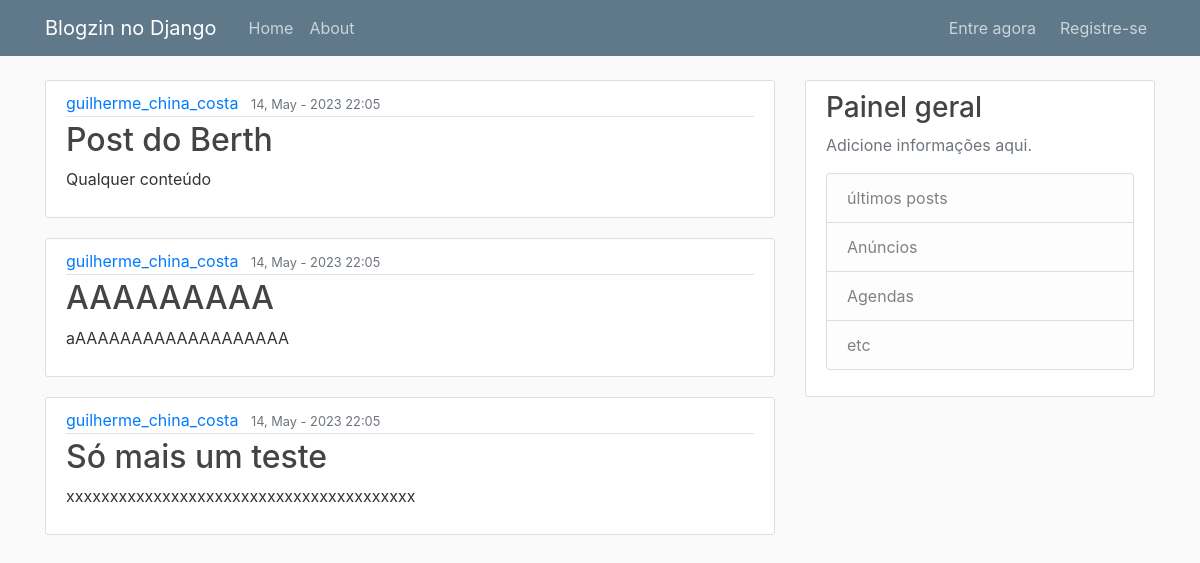
Before: / with the older database file.
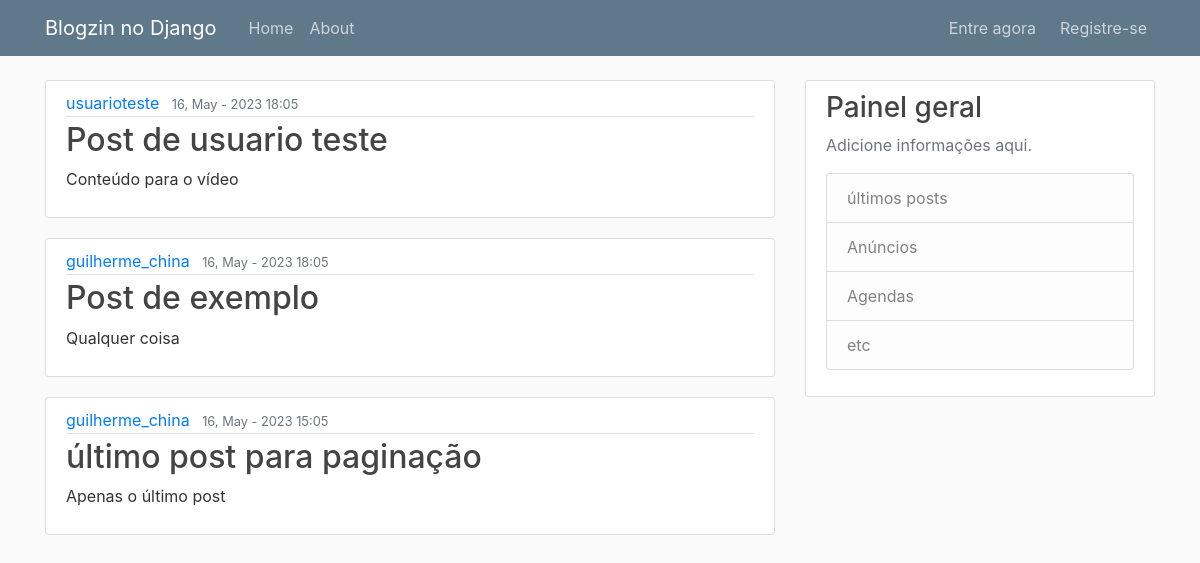
After: the same page with the newer database file.
### blog/models.py (models this page shows, shortened)
class Post(models.Model):
    author = models.ForeignKey(to=User, on_delete=models.CASCADE) # se um usuário é deletado, todos os seus posts também são
    title = models.CharField(max_length=120, null=False, default='No title')
    content = models.TextField(null=False)
    date_posted = models.DateTimeField(default=timezone.now)

### blog/views.py (the view)
# urls.py: path('', PostListView.as_view(), name='blog-home'),
class PostListView(ListView): # para ordenação de objetos
    model = Post # modelo que a view vai receber dados
    template_name = 'blog/home.html' # template que a classe vai usar
    context_object_name = 'posts' # é a variável que vai ser referenciada no template
    ordering = ['-date_posted'] # por qual field deve ser ordenada a lista
    paginate_by = 3 # faz uma paginação

### blog/templates/blog/home.html
{% extends 'blog/base.html' %}
{% block content %}
{% for post in posts %}
    <article class="media content-section">
        <div class="media-body">
        <div class="article-metadata">
            <a class="mr-2" href="#">{{ post.author }}</a>
            <small class="text-muted">{{ post.date_posted | date:'d, F - Y H:m' }}</small>
        </div>
        <h2><a class="article-title" href="#">{{ post.title }}</a></h2>
        <p class="article-content">{{ post.content }}</p>
        </div>
    </article>
{% endfor %}
{% endblock content %}

### blog/templates/blog/base.html (shortened to what this page needs)
{% load static %}
<html lang="pt">
  <head>
    <link
      rel="stylesheet"
      href="https://cdn.jsdelivr.net/npm/bootstrap@4.0.0/dist/css/bootstrap.min.css"
    />
    <link rel="stylesheet" href="{% static 'blog/main.css' %}" type="text/css">
  </head>
  <body>
    <header class="site-header">
      <nav class="navbar navbar-expand-md navbar-dark bg-steel fixed-top">
        <div class="container">
          <a class="navbar-brand mr-4" href="/">Blogzin no Django</a>
          <div class="collapse navbar-collapse" id="navbarToggle">
            <div class="navbar-nav mr-auto">
              <a class="nav-item nav-link" href="{% url 'blog-home' %}">Home</a>
              <a class="nav-item nav-link" href="{% url 'blog-about' %}">About</a>
            </div>
            <div class="navbar-nav">
              {% if user.is_authenticated%}
                <a class="nav-item nav-link mr-15 " href="{% url 'post-create' %}">Criar Post</a>
                <a class="nav-item nav-link" href="{% url 'profile' %}">Perfil</a>
                <a class="nav-item nav-link sair ml-3" href="{% url 'logout' %}">Sair</a>
              {% else %}
                <a class="nav-item nav-link mr-2 sair" href="{% url 'login' %}">Entre agora</a>
                <a class="nav-item nav-link" href="{% url 'register'%}">Registre-se</a>
              {% endif %}
            </div>
          </div>
        </div>
      </nav>
    </header>
    <main role="main" class="container">
        <div class="row">
          <div class="col-md-8">
            {% block content %}{% endblock %}
          </div>
          <div class="col-md-4">
            <div class="content-section">
              <h3>Painel geral</h3>
              <p class='text-muted'>Adicione informações aqui.
                <ul class="list-group">
                  <li class="list-group-item list-group-item-light">últimos posts</li>
                  <li class="list-group-item list-group-item-light">Anúncios</li>
                  <li class="list-group-item list-group-item-light">Agendas</li>
                  <li class="list-group-item list-group-item-light">etc</li>
                </ul>
              </p>
            </div>
          </div>
        </div>
      </main>
  </body>
</html>

### blog/static/blog/main.css (style rules this page uses)
body { background: #fafafa; color: #333333; margin-top: 5rem; }
h1, h2, h3, h4, h5, h6 { color: #444444; }
ul { margin: 0; }
.bg-steel { background-color: #5f788a; }
.site-header .navbar-nav .nav-link { color: #cbd5db; }
.content-section { background: #ffffff; padding: 10px 20px; border: 1px solid #dddddd; border-radius: 3px; margin-bottom: 20px; }
.article-title { color: #444444; }
.article-content { white-space: pre-line; }
.article-metadata { padding-bottom: 1px; margin-bottom: 4px; border-bottom: 1px solid #e3e3e3 }

Changed rows visible on the page:
removed Post: author "guilherme_china_costa", date_posted "14, May - 2023 22:05", title "Post do Berth", content "Qualquer conteúdo"
removed Post: author "guilherme_china_costa", date_posted "14, May - 2023 22:05", title "AAAAAAAAA", content "aAAAAAAAAAAAAAAAAAAA"
removed Post: author "guilherme_china_costa", date_posted "14, May - 2023 22:05", title "Só mais um teste", content "xxxxxxxxxxxxxxxxxxxxxxxxxxxxxxxxxxxxxxxx"
added Post: author "usuarioteste", date_posted "16, May - 2023 18:05", title "Post de usuario teste", content "Conteúdo para o vídeo"
added Post: author "guilherme_china", date_posted "16, May - 2023 18:05", title "Post de exemplo", content "Qualquer coisa"
added Post: author "guilherme_china", date_posted "16, May - 2023 15:05", title "último post para paginação", content "Apenas o último post"
